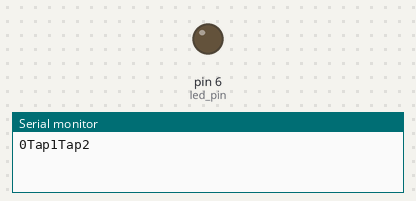
This sketch was run on a simulated Arduino Uno, built with avr-gcc and run on an emulated ATmega328P. On the bench: output pins drawn as LEDs (lit = HIGH), the last lines printed to the serial monitor.

Above: at 0.05 s.
At 6.46 s:
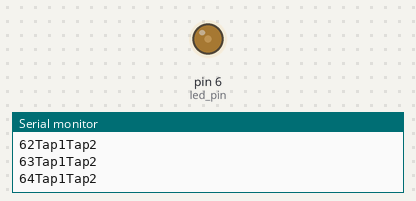
At 19.99 s:
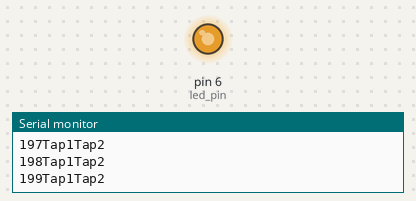
At 39.94 s:
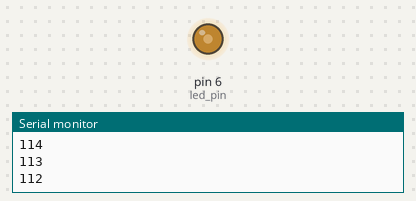
Timing chart, 0 to 40.0 s (numbered marks = the images above):
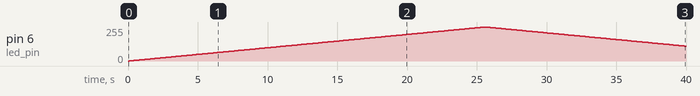

Measured:
- by itself, pin 6 (led_pin): rises from 0/255 to 255/255 in 25.5 s, then falls to 111/255 in 14.4 s

The sketch:

pwm_test.ino
```cpp
//Initializing LED Pin
int led_pin = 6;
void setup() {
  Serial.begin(9600);
  //Declaring LED pin as output
  pinMode(led_pin, OUTPUT);
}
void loop() {
  //Fading the LED
  for(int i=0; i<255; i++){
    analogWrite(led_pin, i);
    Serial.print(i);
    Serial.print("Tap1");
    Serial.println("Tap2");
    delay(100);

  }
  for(int i=255; i>0; i--){
    analogWrite(led_pin, i);
    Serial.println(i);
    delay(100);
  }
}
```
